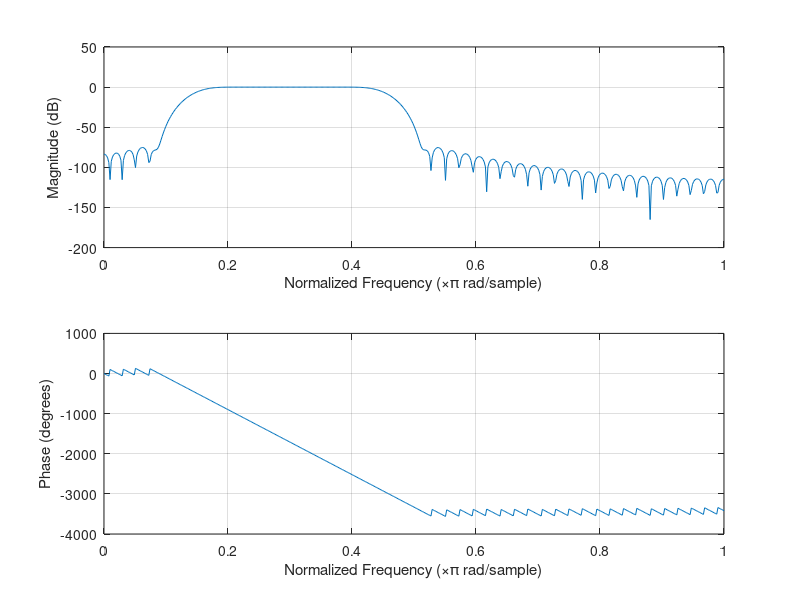
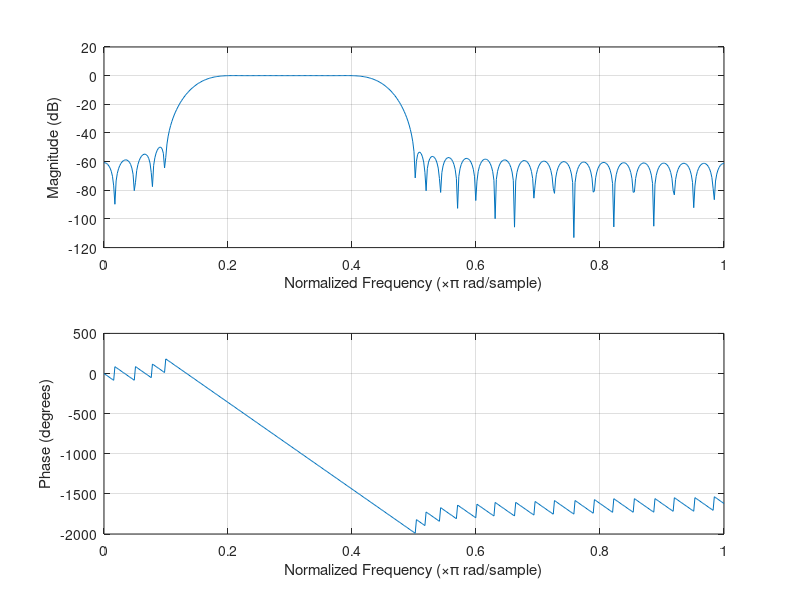

Here is the MATLAB script that generated these plots, in order:
%% Clase 9 PDS 251001

% Especificaciones del Filtro
A_paso = 1;         %Amplitud de la banda de paso (db)
A_rechazo = -50;    %Amplitud de la banda de rechazo (db)
ADJ = -15;          %Ajuste de muestras para optimizar el filtro

wr1 = 0.1*pi;       %freq rechazo inferior
wr2 = 0.5*pi;       %freq rechazo superior
wp1 = 0.2*pi;       %freq paso inferior
wp2 = 0.4*pi;       %freq paso superior
wc1 = (wr1+wp1)/2;  %freq de corte ideal inferior
wc2 = (wr2+wp2)/2;  %freq de corte ideal superior

%% Blackman
ALP = 12*pi;        %Ventana de Blackman
% Implementacion del filtro
delta1 = wp1-wr1;
delta2 = wr2-wp2;
deltaw = min(abs(delta1),abs(delta2));
N = ceil(ALP/deltaw);
M = ceil(N/2)+ADJ;
n = -M:M;
hd = wc2/pi*sinc(wc2*n/pi)-wc1/pi*sinc(wc1*n/pi);
W = blackman(2*M+1)';
hT = W.*hd;
figure('Name','Blackman')
freqz(hT);

%% Kaiser
D1 = 10^(A_rechazo/20);
D2 = (10^(A_paso/20)-1)/(10^(A_paso/20)+1);
D3 = 10^(A_rechazo/20);

[N,Ww,beta] = kaiserord([wr1 wp1 wp2 wr2]/pi,[0 1 0],[D1 D2 D3]);

M = ceil(N/2);
n = -M:M;
hd = wc2/pi*sinc(wc2*n/pi)-wc1/pi*sinc(wc1*n/pi);
hT = kaiser(2*M+1,beta)'.*hd;
figure('Name','Kaiser')
freqz(hT);